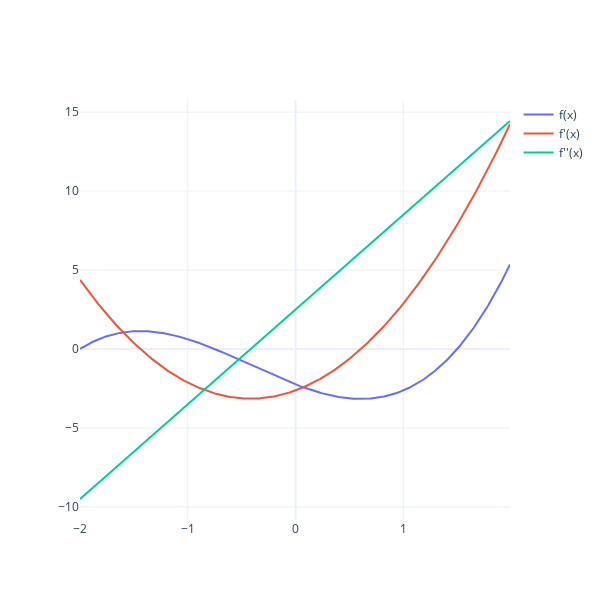

Notebook cell for this chart:
### Markdown cell above
**1b)**\
For another example, you can also use your own knowledge on function derivations to define the derivatives but let Python do the job of finding minima or maxima in your function. For this, take $f(x) = (x+2)(x-1.5)(x+0.75)$ and build a data frame with columns $x$, $f(x)$, $f'(x)$ and $f''(x)$ using a range of $x$ values between -2 and 2 (choosing your own step size). Find the approximate values for $x$ where the function $f(x)$ has a minimum or maximum.

### Code cell
x = np.arange(-2, 2, 0.01)

def f(x): 
    return (x+2)*(x-1.5)*(x+0.75)
y = f(x)

def f_foc(x): 
    return 3*x**2 + 2.5*x - 2.625
y_foc = f_foc(x)

def f_soc(x): 
    return 6*x + 2.5
y_soc = f_soc(x)


# find the values for x where f'(x) = 0 and f''(x) = 0
df = pd.DataFrame({'x':x, 'f_base':y, "f_foc":y_foc, "f_soc":y_soc})

# select the two rows where f'(x) switches sign
foc_prev_sign_neg = (df['f_foc'] >=0 ) & (df['f_foc'].shift(-1) <= 0) 
foc_prev_sign_pos = (df['f_foc'] <= 0 ) & (df['f_foc'].shift(-1) >= 0)
print(f'range for x where FOC = 0')
print(df.loc[foc_prev_sign_neg | foc_prev_sign_neg.shift(1) | foc_prev_sign_pos | foc_prev_sign_pos.shift(1)])

# select the two rows where f''(x) switches sign
soc_prev_sign_neg = (df['f_soc'] >=0 ) & (df['f_soc'].shift(-1) <= 0)
soc_prev_sign_pos = (df['f_soc'] <= 0 ) & (df['f_soc'].shift(-1) >= 0)
print(f'\n\nrange for x where SOC = 0, ')
print(df.loc[soc_prev_sign_neg | soc_prev_sign_neg.shift(1) | soc_prev_sign_pos | soc_prev_sign_pos.shift(1)])

# visualize function
fig = go.Figure()
fig.add_trace(go.Scatter(x=x, y=y, mode='lines', name='f(x)'))
fig.add_trace(go.Scatter(x=x, y=y_foc, mode='lines', name="f'(x)"))
fig.add_trace(go.Scatter(x=x, y=y_soc, mode='lines', name="f''(x)"))

fig.update_layout(width=600,height=600, template = 'plotly_white')
fig.show()

### Figure 1 — Plotly figure (JSON) as saved in the notebook; plotly's stock layout.template omitted (floating-point values rounded to 4 significant figures; data arrays with more than 128 entries replaced by an {"elided": "..."} marker saying what was removed)
{"data": [{"mode": "lines", "name": "f(x)", "type": "scatter", "x": {"elided": "400 float values"}, "y": {"elided": "400 float values"}}, {"mode": "lines", "name": "f'(x)", "type": "scatter", "x": {"elided": "400 float values"}, "y": {"elided": "400 float values"}}, {"mode": "lines", "name": "f''(x)", "type": "scatter", "x": {"elided": "400 float values"}, "y": {"elided": "400 float values"}}], "layout": {"height": 600, "width": 600}}
